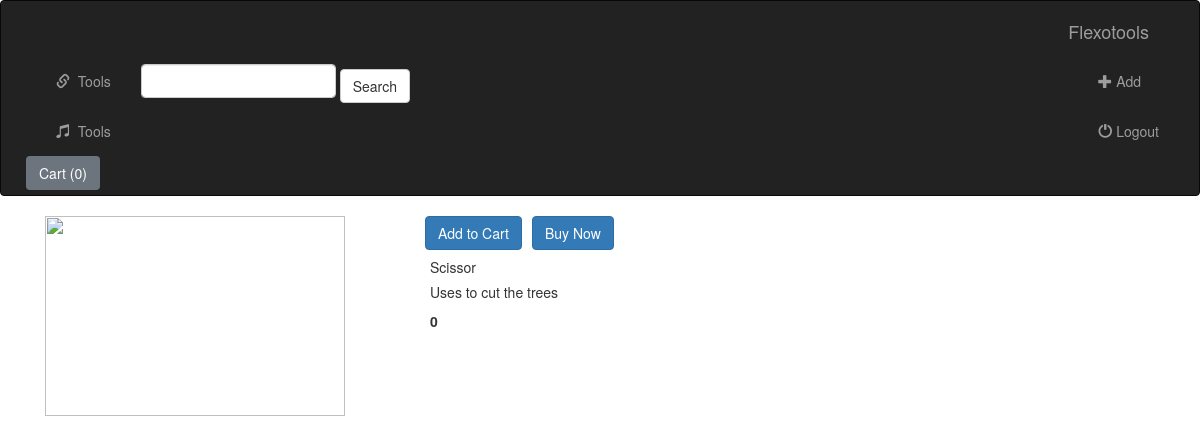
The app's page /shopping/product/2 with its own data.
### shopping/models.py (models this page shows)
class Product(models.Model):
    product_id = models.AutoField
    product_name = models.CharField(max_length=50)
    category = models.CharField(max_length=50, default='')
    subcategory = models.CharField(max_length=50, default='')
    price = models.IntegerField(default=0)
    description = models.CharField(max_length=500)
    pub_date = models.DateField()
    def __str__(self):
        return self.product_name

### shopping/views.py (the view)
# urls.py: path('product/<int:myid>', views.product, name='index-product'),
def product(request, myid):
    product = Product.objects.filter(id=myid)
    print(product)
    return render(request, 'shopping/product.html',{'product': product[0]})

### shopping/templates/shopping/product.html (shortened to what this page needs)
{% extends 'shopping/base.html' %}
{% block body %}
<div class="container my-4">
    <div class="col-md-4">
        <div class="row">
            <img src="https://images-na.ssl-images-amazon.com/images/I/714MP32ETDL._SX679_.jpg" alt="" width="300" height="200">
        </div>
    </div>
        <div class="row">
            <button class="btn btn-primary mx-3">Add to Cart</button>
            <button class="btn btn-primary" >Buy Now</button>
        </div>
    <div class="col-md-8">
        <h5>{{ product.product_name }}</h5>
        <h5>{{ product.description }}</h5>
        <b><p>{{ product.price }}</p></b>
    </div>
</div>
{% endblock %}

### records on screen
Product: product_name "Scissor", description "Uses to cut the trees", price "0"
